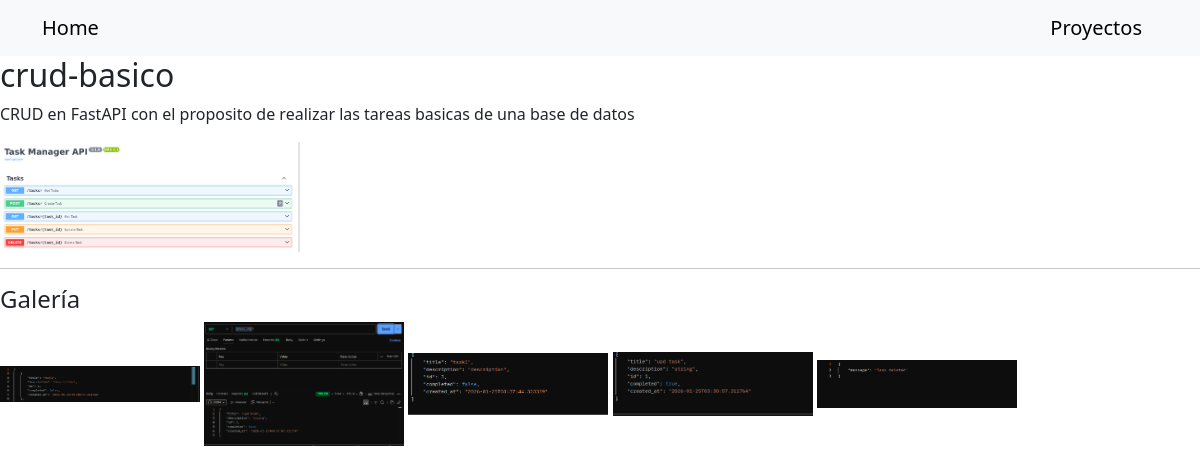
Page /about/1 on the committed database.
### app/models.py (models this page shows, shortened)
class Project(models.Model):
    name = models.CharField(max_length=100)
    urltag = models.CharField(max_length=1000)
    tag = models.CharField(max_length=1000, default='app')
    image = models.ImageField(upload_to='projects/', blank=True, null=True)
    info = models.TextField(default="lorem")

class ProjectImage(models.Model):
    project = models.ForeignKey(
        Project,
        related_name="images",
        on_delete=models.CASCADE
    )
    image = models.ImageField(upload_to="projects/extra/")

### app/views.py (the view)
# urls.py: path('about/<int:pid>', views.about_view, name='about'),
def about_view(request, pid: int):
    pro = get_object_or_404(Project, id=pid)
    images = pro.images.all()
    context = {
        'project': pro,
        'images': images,
    }
    return render(request, 'app/about.html', context)

### app/templates/app/about.html (shortened to what this page needs)
{% extends "app/home.html" %}
{% block content %}
<h2>{{ project.name }}</h2>
<p>{{ project.info }}</p>
{% if project.image %}
    <img src="{{ project.image.url }}" width="300">
{% endif %}
<hr>
<h4>Galería</h4>
<div class="gallery">
    {% for img in images %}
        <img src="{{ img.image.url }}" width="200">
    {% empty %}
        <p>No hay imágenes cargadas</p>
    {% endfor %}
</div>
{% endblock content %}

### rows in the picture
Project: name "crud-basico", info "CRUD en FastAPI con el proposito de realizar las tareas basicas de una base de datos", image (picture)
ProjectImage: image (picture)
ProjectImage: image (picture)
ProjectImage: image (picture)
ProjectImage: image (picture)
ProjectImage: image (picture)
